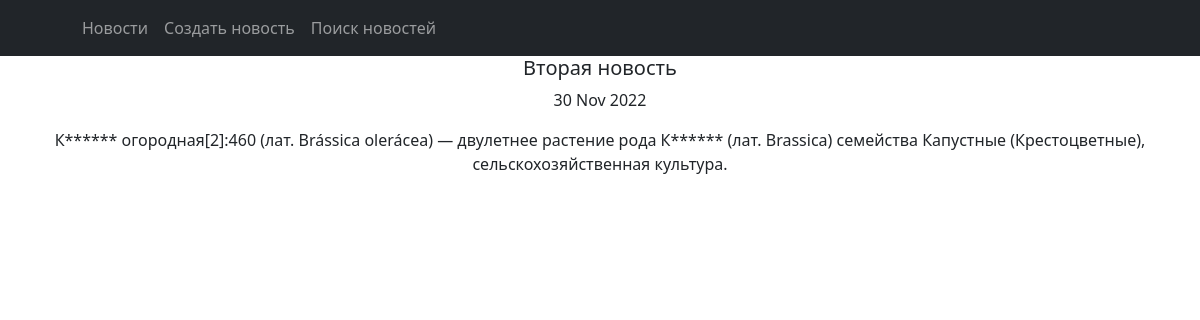
The page /1 on the database its author committed.
### simpleapp/models.py (models this page shows, shortened)
class News1(models.Model):
    title = models.CharField(max_length=100)
    content = models.TextField()
    data = models.DateTimeField(auto_now_add=True)

### simpleapp/views.py (the view)
# urls.py: path('<int:pk>', NewsDetail.as_view(), name='news_detail'),
class NewsDetail(DetailView):
    model = News1
    template_name = 'one_news.html'
    context_object_name = 'one_news'

### simpleapp/templatetags/custom_filters.py (called while the page is built)
@register.filter()
def censor(value):
    if type(value) is not str:
        raise ValueError
    obscene_words = ('редиска', 'баклажана', 'капуста')
    punctuations = ',.!?;:-'
    text = value.split()
    for i in range(len(text)):
        for check in obscene_words:
            if check in text[i].lower():
                if text[i][-1] in punctuations:
                    text[i] = f'{text[i][0]}{"*" * (len(text[i]) - 2)}{text[i][-1]}'
                else:
                    text[i] = f'{text[i][0]}{"*" * (len(text[i])-1)}'
    text = ' '.join(text)
    return f'{text} '

### templates/one_news.html (shortened to what this page needs)
{% extends 'flatpages/default.html' %}
{% load custom_filters %}
{% block content %}
<h5>{{ one_news.title | censor}}</h5>
<p>{{ one_news.data | date:'d M Y' }}</p>
<p>{{ one_news.content | censor}}</p>
{% endblock content %}

### rows shown on the page
News1: title|censor "Вторая новость", data "30 Nov 2022", content|censor "К****** огородная[2]:460 (лат. Brássica olerácea) — двулетнее растение рода К****** (лат. Brassica) семейства Капустные (Крестоцветные), сельскохозяйственная культура."
